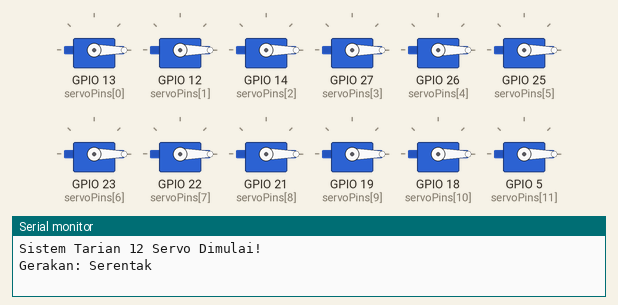
Recording of a sketch running on a simulated ESP32. On the bench: 12 × servo, the last lines printed to the serial monitor.

Above: at 0.05 s.
At 0.95 s:
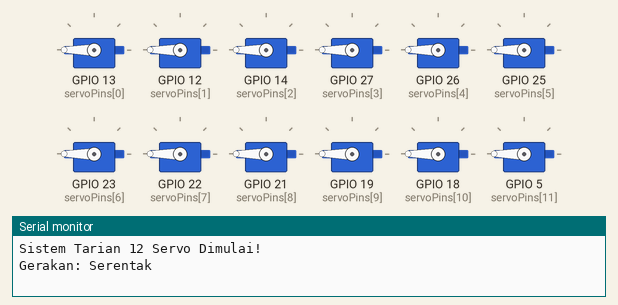
At 1.4 s:
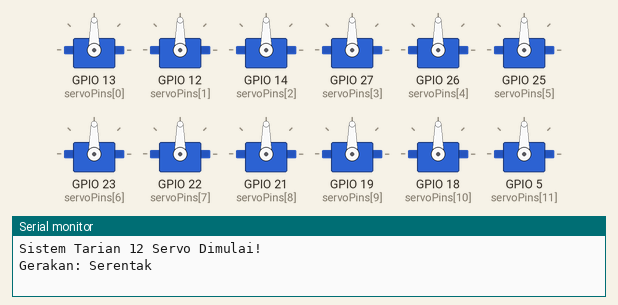
At 1.9 s:
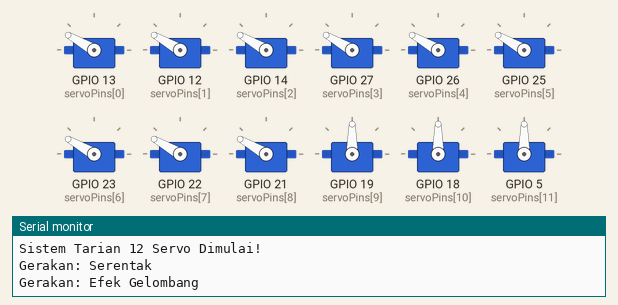
At 2.85 s:
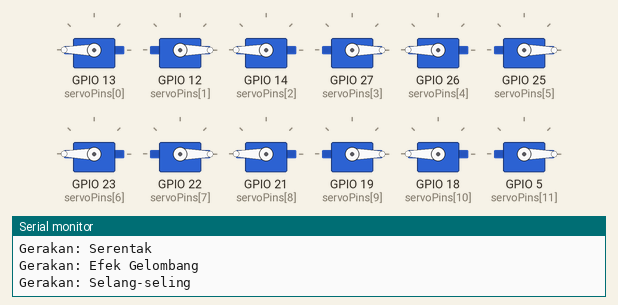
At 3.8 s:
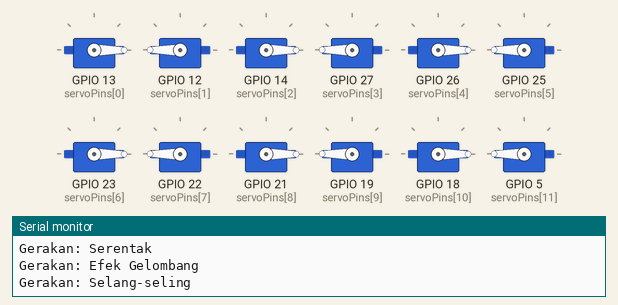
Timing chart, 0 to 8.8 s (numbered marks = the images above):
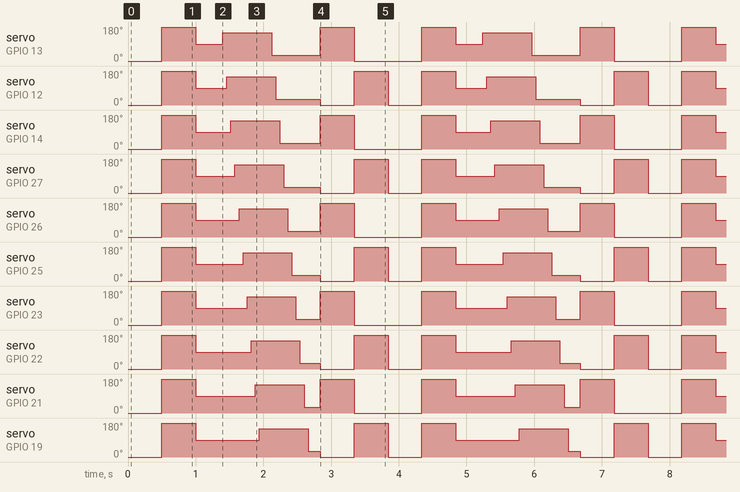

Measured:
- by itself, servo on GPIO 13 (servoPins[0]): repeats every 3.8 s: 90° 0.40 s, 150° 0.72 s, 30° 0.72 s, 180° 0.50 s, 0° 1.0 s, 180° 0.50 s
- by itself, servo on GPIO 12 (servoPins[1]): repeats every 3.8 s: 90° 0.46 s, 150° 0.72 s, 30° 0.66 s, 2 × (0° 0.50 s, 180° 0.50 s)
- by itself, servo on GPIO 14 (servoPins[2]): repeats every 3.8 s: 90° 0.52 s, 150° 0.72 s, 30° 0.60 s, 180° 0.50 s, 0° 1.0 s, 180° 0.50 s
- by itself, servo on GPIO 27 (servoPins[3]): repeats every 3.8 s: 90° 0.58 s, 150° 0.72 s, 30° 0.54 s, 2 × (0° 0.50 s, 180° 0.50 s)
- by itself, servo on GPIO 26 (servoPins[4]): repeats every 3.8 s: 90° 0.64 s, 150° 0.72 s, 30° 0.48 s, 180° 0.50 s, 0° 1.0 s, 180° 0.50 s
- by itself, servo on GPIO 25 (servoPins[5]): repeats every 3.8 s: 90° 0.70 s, 150° 0.72 s, 30° 0.42 s, 2 × (0° 0.50 s, 180° 0.50 s)
- by itself, servo on GPIO 23 (servoPins[6]): repeats every 3.8 s: 90° 0.76 s, 150° 0.72 s, 30° 0.36 s, 180° 0.50 s, 0° 1.0 s, 180° 0.50 s
- by itself, servo on GPIO 22 (servoPins[7]): repeats every 3.8 s: 90° 0.82 s, 150° 0.72 s, 30° 0.30 s, 2 × (0° 0.50 s, 180° 0.50 s)

The sketch:

sektch.ino
```cpp
#include <ESP32Servo.h>

// Membuat array untuk 12 objek servo
Servo servos[12];

// Daftar pin GPIO ESP32 yang terhubung ke 12 servo sesuai diagram.json
const int servoPins[12] = {13, 12, 14, 27, 26, 25, 23, 22, 21, 19, 18, 5};

void setup() {
  Serial.begin(115200);

  // Menghubungkan setiap objek servo ke pin masing-masing
  for (int i = 0; i < 12; i++) {
    servos[i].attach(servoPins[i]);
  }
  Serial.println("Sistem Tarian 12 Servo Dimulai!");
}

void loop() {
  // --- TARI GERAKAN 1: Serentak (Semua bergerak bersamaan) ---
  Serial.println("Gerakan: Serentak");
  moveAll(0);
  delay(500);
  moveAll(180);
  delay(500);
  moveAll(90);
  delay(400);

  // --- TARI GERAKAN 2: Efek Gelombang (Wave) ---
  Serial.println("Gerakan: Efek Gelombang");
  for (int i = 0; i < 12; i++) {
    servos[i].write(150);
    delay(60);
  }
  for (int i = 0; i < 12; i++) {
    servos[i].write(30);
    delay(60);
  }

  // --- TARI GERAKAN 3: Selang-seling (Genap & Ganjil Berlawanan) ---
  Serial.println("Gerakan: Selang-seling");
  for (int i = 0; i < 12; i++) {
    if (i % 2 == 0) {
      servos[i].write(180);
    } else {
      servos[i].write(0);
    }
  }
  delay(500);

  for (int i = 0; i < 12; i++) {
    if (i % 2 == 0) {
      servos[i].write(0);
    } else {
      servos[i].write(180);
    }
  }
  delay(500);
}

// Fungsi bantu untuk menggerakkan seluruh servo secara serentak ke sudut tertentu
void moveAll(int angle) {
  for (int i = 0; i < 12; i++) {
    servos[i].write(angle);
  }
}
```
